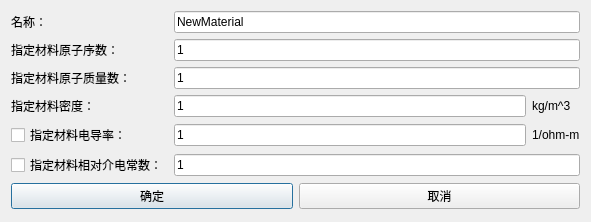
<?xml version="1.0" encoding="UTF-8"?>
<ui version="4.0">
 <class>Dialog_NewMaterialDlg</class>
 <widget class="QDialog" name="Dialog_NewMaterialDlg">
  <property name="windowModality">
   <enum>Qt::ApplicationModal</enum>
  </property>
  <property name="geometry">
   <rect>
    <x>0</x>
    <y>0</y>
    <width>591</width>
    <height>222</height>
   </rect>
  </property>
  <property name="minimumSize">
   <size>
    <width>0</width>
    <height>0</height>
   </size>
  </property>
  <property name="maximumSize">
   <size>
    <width>16777215</width>
    <height>16777215</height>
   </size>
  </property>
  <property name="windowTitle">
   <string>新材料</string>
  </property>
  <layout class="QVBoxLayout" name="verticalLayout">
   <item>
    <layout class="QGridLayout" name="gridLayout">
     <item row="4" column="0">
      <widget class="QCheckBox" name="checkBox_conductivity">
       <property name="text">
        <string>指定材料电导率：</string>
       </property>
      </widget>
     </item>
     <item row="4" column="2">
      <widget class="QLabel" name="label_hm">
       <property name="text">
        <string>1/ohm-m</string>
       </property>
      </widget>
     </item>
     <item row="3" column="1">
      <widget class="QLineEdit" name="le_atomic_desity">
       <property name="text">
        <string>1</string>
       </property>
      </widget>
     </item>
     <item row="2" column="0">
      <widget class="QLabel" name="label_3">
       <property name="text">
        <string>指定材料原子质量数：</string>
       </property>
      </widget>
     </item>
     <item row="3" column="2">
      <widget class="QLabel" name="label_kg">
       <property name="text">
        <string>kg/m^3</string>
       </property>
      </widget>
     </item>
     <item row="1" column="0">
      <widget class="QLabel" name="label_2">
       <property name="text">
        <string>指定材料原子序数：</string>
       </property>
      </widget>
     </item>
     <item row="0" column="0">
      <widget class="QLabel" name="label_name">
       <property name="text">
        <string>名称：</string>
       </property>
      </widget>
     </item>
     <item row="3" column="0">
      <widget class="QLabel" name="label_4">
       <property name="text">
        <string>指定材料密度：</string>
       </property>
      </widget>
     </item>
     <item row="4" column="1">
      <widget class="QLineEdit" name="le_conductivity">
       <property name="text">
        <string>1</string>
       </property>
      </widget>
     </item>
     <item row="5" column="0">
      <widget class="QCheckBox" name="checkBox_dielectric_constant">
       <property name="text">
        <string>指定材料相对介电常数：</string>
       </property>
      </widget>
     </item>
     <item row="5" column="1" colspan="2">
      <widget class="QLineEdit" name="le_dielectric_constant">
       <property name="text">
        <string>1</string>
       </property>
      </widget>
     </item>
     <item row="2" column="1" colspan="2">
      <widget class="QLineEdit" name="le_atomic_mass_number">
       <property name="text">
        <string>1</string>
       </property>
      </widget>
     </item>
     <item row="1" column="1" colspan="2">
      <widget class="QLineEdit" name="le_atomic_number">
       <property name="text">
        <string>1</string>
       </property>
      </widget>
     </item>
     <item row="0" column="1" colspan="2">
      <widget class="QLineEdit" name="le_name">
       <property name="text">
        <string>NewMaterial</string>
       </property>
      </widget>
     </item>
    </layout>
   </item>
   <item>
    <layout class="QHBoxLayout" name="horizontalLayout_10">
     <item>
      <widget class="QPushButton" name="pb_ok">
       <property name="text">
        <string>确定</string>
       </property>
      </widget>
     </item>
     <item>
      <widget class="QPushButton" name="pb_cancel">
       <property name="text">
        <string>取消</string>
       </property>
      </widget>
     </item>
    </layout>
   </item>
  </layout>
 </widget>
 <tabstops>
  <tabstop>pb_ok</tabstop>
  <tabstop>pb_cancel</tabstop>
 </tabstops>
 <resources/>
 <connections/>
</ui>
